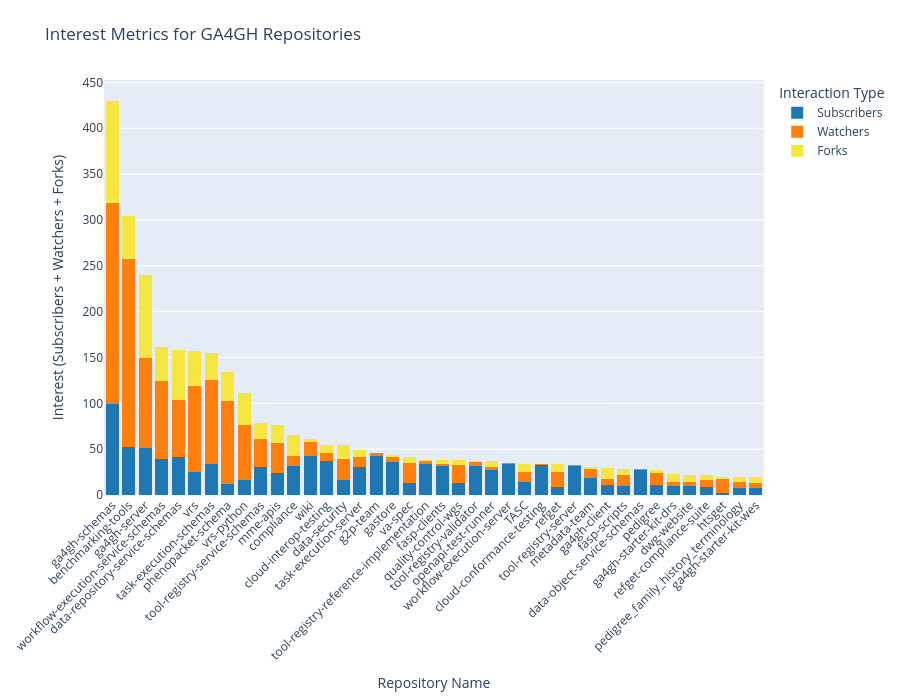

Write notebook code for a chart like this one.
### Markdown cell above
## A Look at User Interactions with GA4GH Repos

Some of the main ways a user can show interest in a repository on github is to watch, fork, or subscribe to a repo.

For those not familiar with Github terminology:
- **Watchers**: Are users who have selected to recieve notifications about general activity in a repository
- **Subscribers**: Are users who want to know about specific issues within a repo such as open issues or pull request
- **Forks**: Are the ultimate form of interaction as it means a user loves the repo so much they have chosen to create their own personal copy so they can modify the code however they like

Assuming the sum of these 3 values is a rough indicator of the level of interest in a given repo, the cell below will generate a stacked bar graph with watchers + subscribers + forks.

### Code cell
from dash import Dash, dcc, html, Input, Output, callback
import plotly.express as px
import pandas as pd

GA4GH_repos = get_repos(GH_BASE_URL, repos_list)
GA4GH_repos_names = [repo['name'] for repo in GA4GH_repos]
GA4GH_repos_subscribers = [repo['subscribers_count'] for repo in GA4GH_repos]
GA4GH_repos_watchers = [repo['watchers_count'] for repo in GA4GH_repos]
GA4GH_repos_forks = [repo['forks_count'] for repo in GA4GH_repos]

df = pd.DataFrame({
    "Repo": GA4GH_repos_names,
    "Subscribers": GA4GH_repos_subscribers,
    "Forks": GA4GH_repos_forks,
    "Watchers": GA4GH_repos_watchers
})

df["total"] = df["Subscribers"] + df["Watchers"] + df["Forks"]
df = df.sort_values("total", ascending=False).reset_index(drop=True)

df = df.head(40)

fig1 = px.bar(
    df,
    x="Repo",
    y=["Subscribers", "Watchers", "Forks"],
    labels={"value": "Count", "repo": "Repository"},
    title="Interest Metrics for GA4GH Repositories",
    color_discrete_sequence=["#1f77b4", "#ff7f0e", "#f5e642"],
)

fig1.update_layout(
    barmode="stack",
    xaxis_tickangle=-45,
    margin=dict(l=40, r=20, t=80, b=150),
    xaxis_title="Repository Name",
    yaxis_title="Interest (Subscribers + Watchers + Forks)",
    legend_title_text="Interaction Type",
    height = 700
)
fig1.update_traces(marker_line_width=0)

### Figure 1 — Plotly figure (JSON) as saved in the notebook; plotly's stock layout.template omitted (floating-point values rounded to 4 significant figures)
{"data": [{"hovertemplate": "variable=Subscribers<br>Repo=%{x}<br>Count=%{y}<extra></extra>", "legendgroup": "Subscribers", "marker": {"color": "#1f77b4", "line": {"width": 0}, "pattern": {"shape": ""}}, "name": "Subscribers", "orientation": "v", "showlegend": true, "textposition": "auto", "type": "bar", "x": ["ga4gh-schemas", "benchmarking-tools", "ga4gh-server", "workflow-execution-service-schemas", "data-repository-service-schemas", "vrs", "task-execution-schemas", "phenopacket-schema", "vrs-python", "tool-registry-service-schemas", "mme-apis", "compliance", "wiki", "cloud-interop-testing", "data-security", "task-execution-server", "g2p-team", "gastore", "va-spec", "tool-registry-reference-implementation", "fasp-clients", "quality-control-wgs", "tool-registry-validator", "openapi-test-runner", "workflow-execution-server", "TASC", "cloud-conformance-testing", "refget", "tool-registry-server", "metadata-team", "ga4gh-client", "fasp-scripts", "data-object-service-schemas", "pedigree", "ga4gh-starter-kit-drs", "dwg-website", "refget-compliance-suite", "htsget", "pedigree_family_history_terminology", "ga4gh-starter-kit-wes"], "xaxis": "x", "y": [99, 52, 51, 39, 41, 25, 34, 12, 16, 30, 24, 32, 42, 37, 16, 30, 42, 36, 13, 34, 32, 13, 32, 27, 34, 14, 33, 9, 32, 19, 11, 10, 27, 11, 10, 10, 9, 2, 8, 8], "yaxis": "y"}, {"hovertemplate": "variable=Watchers<br>Repo=%{x}<br>Count=%{y}<extra></extra>", "legendgroup": "Watchers", "marker": {"color": "#ff7f0e", "line": {"width": 0}, "pattern": {"shape": ""}}, "name": "Watchers", "orientation": "v", "showlegend": true, "textposition": "auto", "type": "bar", "x": ["ga4gh-schemas", "benchmarking-tools", "ga4gh-server", "workflow-execution-service-schemas", "data-repository-service-schemas", "vrs", "task-execution-schemas", "phenopacket-schema", "vrs-python", "tool-registry-service-schemas", "mme-apis", "compliance", "wiki", "cloud-interop-testing", "data-security", "task-execution-server", "g2p-team", "gastore", "va-spec", "tool-registry-reference-implementation", "fasp-clients", "quality-control-wgs", "tool-registry-validator", "openapi-test-runner", "workflow-execution-server", "TASC", "cloud-conformance-testing", "refget", "tool-registry-server", "metadata-team", "ga4gh-client", "fasp-scripts", "data-object-service-schemas", "pedigree", "ga4gh-starter-kit-drs", "dwg-website", "refget-compliance-suite", "htsget", "pedigree_family_history_terminology", "ga4gh-starter-kit-wes"], "xaxis": "x", "y": [219, 205, 98, 85, 63, 94, 91, 90, 60, 31, 33, 10, 16, 9, 23, 11, 4, 5, 22, 3, 2, 20, 4, 4, 1, 11, 1, 16, 1, 9, 6, 12, 1, 13, 4, 4, 7, 15, 6, 5], "yaxis": "y"}, {"hovertemplate": "variable=Forks<br>Repo=%{x}<br>Count=%{y}<extra></extra>", "legendgroup": "Forks", "marker": {"color": "#f5e642", "line": {"width": 0}, "pattern": {"shape": ""}}, "name": "Forks", "orientation": "v", "showlegend": true, "textposition": "auto", "type": "bar", "x": ["ga4gh-schemas", "benchmarking-tools", "ga4gh-server", "workflow-execution-service-schemas", "data-repository-service-schemas", "vrs", "task-execution-schemas", "phenopacket-schema", "vrs-python", "tool-registry-service-schemas", "mme-apis", "compliance", "wiki", "cloud-interop-testing", "data-security", "task-execution-server", "g2p-team", "gastore", "va-spec", "tool-registry-reference-implementation", "fasp-clients", "quality-control-wgs", "tool-registry-validator", "openapi-test-runner", "workflow-execution-server", "TASC", "cloud-conformance-testing", "refget", "tool-registry-server", "metadata-team", "ga4gh-client", "fasp-scripts", "data-object-service-schemas", "pedigree", "ga4gh-starter-kit-drs", "dwg-website", "refget-compliance-suite", "htsget", "pedigree_family_history_terminology", "ga4gh-starter-kit-wes"], "xaxis": "x", "y": [112, 47, 91, 37, 54, 38, 30, 32, 35, 18, 19, 23, 3, 8, 15, 8, 0, 3, 6, 1, 4, 5, 1, 6, 0, 9, 0, 9, 0, 3, 12, 6, 0, 3, 9, 8, 6, 3, 6, 7], "yaxis": "y"}], "layout": {"barmode": "stack", "height": 700, "legend": {"title": {"text": "Interaction Type"}, "tracegroupgap": 0}, "margin": {"b": 150, "l": 40, "r": 20, "t": 80}, "title": {"text": "Interest Metrics for GA4GH Repositories"}, "xaxis": {"anchor": "y", "domain": [0, 1], "tickangle": -45, "title": {"text": "Repository Name"}}, "yaxis": {"anchor": "x", "domain": [0, 1], "title": {"text": "Interest (Subscribers + Watchers + Forks)"}}}}
